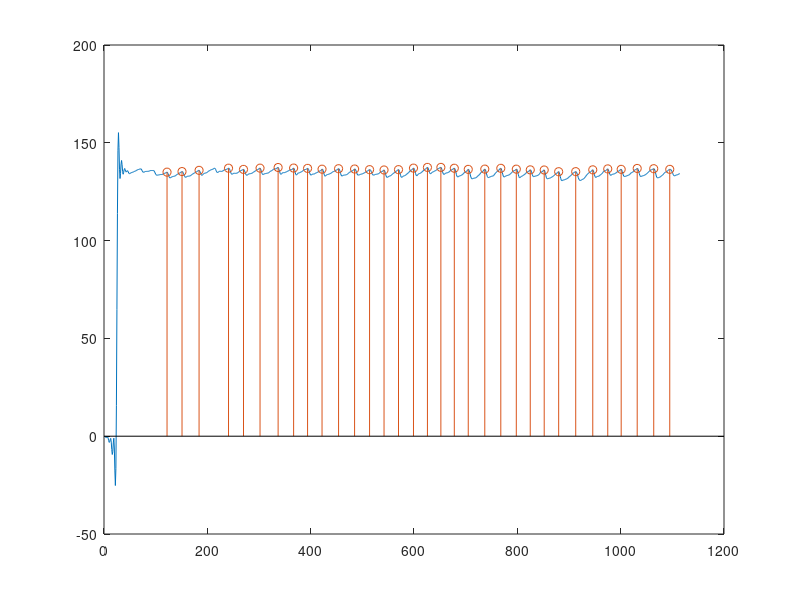

The MATLAB script that drew this image:
valuesFiltered = [0.0014898269342038222, -0.172414213994714, -0.4808194609670374, -0.729636843836397, -0.7023529081314859, -0.4376180609678292, -0.36864968258491987, -0.9921588341460057, -2.2214163386390045, -3.1634701177544757, -2.884776358968184, -1.6393805884423678, -1.1331813438042908, -3.0171326844391952, -6.762046587649646, -9.35028662065618, -7.9329816237826, -3.414236439148392, -1.0310549032809484, -6.026599639522699, -17.32953595253746, -25.207222029850538, -16.481495947552492, 15.611620708528399, 64.71402823939539, 113.89581397033994, 146.19665847305367, 155.18860894173204, 147.57215754841906, 136.5036106897615, 131.73540242298589, 134.37370155323967, 139.19782906214476, 140.97139799034866, 138.77484739184678, 135.43290007716942, 133.93366287317025, 134.77959426276428, 136.31336659136764, ...
136.85647504515717, 136.20395668368883, 135.317881183061, 135.05561235965902, 135.4029584393364, 135.75417805746685, 135.63953695483528, 135.09786570013281, 134.5011588549303, 134.18521624435118, 134.23817379537303, 134.42260996075, 134.62960152161122, 134.77783710855107, 134.85719188501392, 134.91211407533018, 134.9920662055366, 135.11247790322506, 135.25207305884018, 135.38032184004186, 135.48752303935962, 135.59304557568032, 135.72605567759905, 135.89557873444116, 136.07605078955532, 136.2235613104527, 136.31350160296932, 136.36745341127903, 136.43832713112684, 136.55749997297397, 136.6850881716955, 136.71385048039286, 136.53792176941658, 136.140373481887, 135.62779598581514, 135.17787373749516, 134.93356602972932, 134.92257301016596, 135.05927895287934, 135.21940989742333, 135.32276591355742,...
135.3627806302715, 135.37491325196532, 135.387144004376, 135.40077680901746, 135.40991668323687, 135.42752139945327, 135.4829369906404, 135.59042917256923, 135.7228835555737, 135.8239861704534, 135.8541644365415, 135.8282304582187, 135.80445557646905, 135.82680281562776, 135.86801112937275, 135.82771160545954, 135.59718573319722, 135.14492421624377, 134.55621144722733, 133.99213512064188, 133.59730675572712, 133.4231471849117, 133.41810391846408, 133.48392514718904, 133.5468919720088, 133.59075944445615, 133.63627102735873, 133.69763146560805, 133.75896024149537, 133.79053158075703, 133.78575604322762, 133.7797403578525, 133.82710634383267, 133.95458245902884, 134.13141783040425, 134.29012291401096, 134.3863448817301, 134.44505665683425, 134.54205171503125, 134.72398843570653,...
134.93117888004758, 134.9996718373312, 134.76139358880792, 134.17449363207817, 133.3803429164258, 132.63465464853766, 132.1596263487145, 132.0256486565084, 132.14365059737625, 132.3561126378865, 132.54365505920993, 132.6691722833812, 132.7499721805805, 132.80872480385753, 132.85504762055405, 132.9012757412644, 132.97662792276643, 133.11262598511166, 133.31251969852224, 133.54067455701167, 133.74833851291842, 133.91207957087946, 134.04664807677037, 134.1812267158405, 134.3273712829131, 134.4744271920018, 134.615309273246, 134.76777809939085, 134.95680686489283, 135.16515263865494, 135.30112602830903, 135.2287052372369, 134.85483689313511, 134.2104960395975, 133.45873010606707, 132.81604527546955, 132.43980838809557, 132.3579275958375, 132.48089426309718, 132.67414663303126, 132.83311030006095, ...
132.91734588138561, 132.94085613691192, 132.9425411532815, 132.9620238206108, 133.02689615577148, 133.14853373595443, 133.32073179824147, 133.52345071683635, 133.73188903538096, 133.92672222737943, 134.10052880990065, 134.258315752489, 134.41266834461086, 134.57499221684873, 134.74544223008039, 134.9093241422843, 135.04878856774698, 135.16525800801833, 135.29195981105272, 135.47157768059841, 135.70369824731665, 135.90373608560424, 135.92324938080097, 135.63886531391702, 135.05365720738206, 134.32907222091617, 133.70999958244667, 133.38868721436154, 133.4042494583307, 133.6462904508749, 133.94834048971458, 134.1911175094923, 134.34424336491904, 134.43745776145903, 134.50903446066937, 134.58102489341795, 134.66800375895411, 134.78949107108426, 134.96146553247468, 135.17631229978264, ...
135.3995559950472, 135.59466901554424, 135.75256640856804, 135.8940411102991, 136.04051849892517, 136.18445825796132, 136.29581766269686, 136.36248714663014, 136.42145944335098, 136.53821812557717, 136.74008733656245, 136.95944717021962, 137.0485417765527, 136.87023427584234, 136.40317396076927, 135.77672146490116, 135.20482929761624, 134.8651625205613, 134.81005410586988, 134.96287468011323, 135.18699834305966, 135.36791784475128, 135.45532494288994, 135.4582524765313, 135.41772124903576, 135.38256368846186, 135.39421673756686, 135.4752129038222, 135.620864651414, 135.80266639095623, 135.9843299583854, 136.13891523942274, 136.25440906808439, 136.32992626277064, 136.37586431020452, 136.42128987446554, 136.5115236580974, 136.67776474627868, 136.88915762160778, 137.03037535968912, ...
136.94406316281822, 136.52827443744582, 135.82298719471348, 135.01403629695574, 134.34080932270916, 133.9688915323309, 133.9142737373932, 134.06399217492216, 134.26354307627707, 134.40308301484916, 134.45090145414895, 134.43262045764746, 134.3932856829607, 134.37138017487877, 134.39070017170334, 134.46163317633102, 134.58276725714506, 134.74378482641418, 134.93132165555323, 135.1329461382356, 135.33438758396557, 135.51567993160373, 135.6581012866633, 135.76269450984793, 135.86164420588014, 136.00009784889224, 136.18971942083772, 136.36896551994622, 136.41143992921369, 136.19249926646503, 135.67570968341192, 134.95517372314686, 134.22093713158364, 133.6664643025764, 133.39938184146695, 133.407991011894, 133.5926730396843, 133.8300327325926, 134.0277418020676, 134.14809072100033, 134.1999020839261, ...
134.21693214551584, 134.23829087087736, 134.29475547404735, 134.40178525371516, 134.55745812831853, 134.74450687315888, 134.937201748412, 135.11392806700243, 135.27121225235, 135.4275822903943, 135.60789617358327, 135.8155092267528, 136.01804232524174, 136.16998120776367, 136.2609850812316, 136.3447716178682, 136.50385541958852, 136.76128968331724, 137.01157342950685, 137.04831291247237, 136.69617531717068, 135.95450755554816, 135.03442994394428, 134.2464225307219, 133.81498423896318, 133.75897527392422, 133.92061754119777, 134.1044622531826, 134.2066740486623, 134.2420164236086, 134.27468494077934, 134.33686044847718, 134.40949352508338, 134.46392488343298, 134.5086009650596, 134.58832857541123, 134.7414804078449, 134.9615987940828, 135.20034076574683, 135.40618835791412, 135.56205175914454,...
135.6910485658738, 135.8327014465726, 136.0129137193712, 136.22780722412375, 136.444892902554, 136.6165864332113, 136.7035421547571, 136.7016818719521, 136.66229384587365, 136.6802168332505, 136.83507481189375, 137.11276594248173, 137.3671150649509, 137.37309654612426, 136.96084716966413, 136.14708776262455, 135.16248004450298, 134.33894392033477, 133.92367772123018, 133.9477812988748, 134.2374885606546, 134.54967697111786, 134.72499658471347, 134.7548562674363, 134.7291957100453, 134.73825684289702, 134.80986703845056, 134.91883339786816, 135.03426269201307, 135.1493233160851, 135.2726171109051, 135.40640689770544, 135.5445644555073, 135.68870608263464, 135.85184300750768, 136.0340175127932, 136.19690640548197, 136.28183652508994, 136.27322089068878, 136.24760315145534, 136.337507855509,...
136.60891615723853, 136.95097478116207, 137.0933446389438, 136.77582757497083, 135.9556398160006, 134.88233420704182, 133.96455868543273, 133.5187858174416, 133.5876786458963, 133.95799482603132, 134.34138935192829, 134.5653096193916, 134.6373326760922, 134.66713664518284, 134.74517583807497, 134.88293328403725, 135.0401337804098, 135.1852401381516, 135.32527074465366, 135.4888768175604, 135.69158114712937, 135.91657804882064, 136.12213732175132, 136.266581623365, 136.33662959755205, 136.36583625938516, 136.42409516681698, 136.569298749006, 136.78128142676175, 136.93134250175706, 136.8333560045066, 136.36381884730434, 135.56552092570692, 134.65642387582284, 133.91725997649135, 133.5348867074063, 133.51047436026914, 133.69198468696158, 133.89196171040743, 133.99931281380694, 134.01665328653107, ...
134.01717448226722, 134.0723696970627, 134.20413610176465, 134.38145718948317, 134.55113379423958, 134.67813206917475, 134.77077130937167, 134.87335323548717, 135.02686584819224, 135.22548110675734, 135.4115408909173, 135.52672532726635, 135.58162964938936, 135.6709045568315, 135.89516312003263, 136.23889571826734, 136.5158047059412, 136.45859507482118, 135.9071811506848, 134.95488774817397, 133.92592277439928, 133.18557735374486, 132.92317168197036, 133.06601692922155, 133.37455525013104, 133.626566635135, 133.74401793661173, 133.78392930503992, 133.83771523334082, 133.94140483057032, 134.06644122990613, 134.17508910037358, 134.27021200103223, 134.39199213053692, 134.57260659498434, 134.79862528403956, 135.0174718924905, 135.18053533462893, 135.28314034596264, 135.36610262467497,...
135.47837546818278, 135.63414264308378, 135.80314711078594, 135.94503374693562, 136.0573447344022, 136.18777636219497, 136.38458802878682, 136.61979461682859, 136.75730575486034, 136.61042412402816, 136.06713080363545, 135.1934406641276, 134.22775686102787, 133.457554721748, 133.06136160450896, 133.02618412569853, 133.19118878902097, 133.3721892714192, 133.4704197767482, 133.49379552163754, 133.501445545068, 133.53614181059888, 133.60028541733303, 133.6811850291456, 133.7838806698591, 133.9330517794787, 134.14448695956057, 134.39977277848402, 134.6530840404865, 134.86468664577868, 135.028929207731, 135.1699836436229, 135.31192507255489, 135.45651884138096, 135.59298756052087, 135.7282060738046, 135.89762484579913, 136.13341145788942, 136.40719680857524, 136.60328055133363, 136.56384070461132,...
136.1875111781183, 135.51208107054273, 134.71447744911802, 134.0208590077693, 133.58860600311726, 133.44083644429432, 133.4900612282757, 133.61672035590914, 133.73945317491777, 133.8346215105332, 133.91178962968976, 133.98350954251634, 134.0556285400041, 134.13430080499938, 134.23038189451574, 134.35218978276242, 134.4969296414582, 134.65220068149287, 134.80716355199365, 134.9600550806762, 135.11408242202364, 135.26905342515553, 135.42173947909671, 135.57594201183676, 135.746844911605, 135.94494512314827, 136.14718520506202, 136.27974189584174, 136.24053706528747, 135.95586053109147, 135.43479503948035, 134.78234053885052, 134.15686590771767, 133.69804416240493, 133.46996321692438, 133.44816726029623, 133.55065999575785, 133.687719944534, 133.80006766621477, 133.87078122733695, ...
133.91284180058003, 133.9476576942398, 133.99103596363585, 134.054171254086, 134.15301459985753, 134.30926112912638, 134.53206421626, 134.79242226250986, 135.0224263347989, 135.1575088207374, 135.1982976332309, 135.2337284217488, 135.38268718901955, 135.6808693794989, 136.00338986154875, 136.1058369986264, 135.77657743560545, 134.99543553148226, 133.9745581778337, 133.0432538660759, 132.46030976637635, 132.2878212451137, 132.40357359178392, 132.6200388773951, 132.80431993035364, 132.9222394501503, 133.00748783170948, 133.1068435686279, 133.2486981412589, 133.4396006161915, 133.6692148961742, 133.91299961982662, 134.14201160940254, 134.34295977773286, 134.53078051663817, 134.7342185000679, 134.9621895420846, 135.18828494605754, 135.37797086946426, 135.53530302667596, 135.71216715285206, ... 
135.95022029902216, 136.1975408552351, 136.2865159923255, 136.01969745349462, 135.31704622887327, 134.31070316754932, 133.30085968890734, 132.59275552637794, 132.329060795849, 132.43440254832242, 132.700535786816, 132.93422470737832, 133.05875579096667, 133.11396387814747, 133.18386747358284, 133.32158567304486, 133.52488830669336, 133.75854701406067, 133.98893004139543, 134.2032425998446, 134.41018755393037, 134.63171851053397, 134.88961822109803, 135.1866245776147, 135.49293569089477, 135.7563158618824, 135.94271150381712, 136.07818931419382, 136.24470011502422, 136.51076144220264, 136.83987161710533, 137.0602720600812, 136.94409635652477, 136.36097915443705, 135.39630636274157, 134.33563764307337, 133.5162216031549, 133.14699025304475, 133.21645034775366, 133.5385175163393, 133.8893277387459, ...
134.13082211497647, 134.25040887455606, 134.31777629664919, 134.4108149233454, 134.56536523704327, 134.77077110104426, 134.99829581760923, 135.23202058331236, 135.47668386508744, 135.7387970250047, 136.00246159133397, 136.23034993791097, 136.39822112601618, 136.53374102840618, 136.71043188016966, 136.9779553779866, 137.27825727350523, 137.43143197729162, 137.23399092552688, 136.6122377953543, 135.7109860748891, 134.8349484436356, 134.27376759817363, 134.13817867306648, 134.32699288101247, 134.63093663326782, 134.88342313512138, 135.0399997152124, 135.14946222422424, 135.2703901656983, 135.41554313648373, 135.56132860965226, 135.69279648461836, 135.82943017259927, 136.0060649297658, 136.23159660458103, 136.46996954011468, 136.6663139512185, 136.79740501946387, 136.8998127039066, 137.0406024499399, ...
137.24446911287228, 137.4331304171775, 137.43776283118964, 137.0963456164392, 136.3775969942074, 135.43685549321825, 134.55207108212713, 133.97627547720003, 133.80582332065978, 133.95154951509528, 134.22243928288944, 134.45128638590248, 134.5720409437542, 134.61276586983558, 134.6367712632948, 134.69026109544257, 134.7894089908809, 134.9363630362536, 135.1331814605936, 135.3768796771206, 135.64487804460495, 135.89317315516755, 136.07909629271987, 136.1962705323915, 136.29169397901072, 136.43890933300068, 136.67135313818076, 136.91906560547704, 137.0064527885052, 136.736569535896, 136.02094023512603, 134.9681646300977, 133.85656961438096, 132.9934141501773, 132.55639475798955, 132.51900093955592, 132.7053910921095, 132.92147182735266, 133.06394333708482, 133.1396766812727, 133.208376592663,... 
133.31412402120102, 133.4599890086946, 133.63041051073776, 133.82372533489036, 134.05800352251904, 134.3451769853331, 134.6611959106258, 134.94468074577682, 135.13568583709863, 135.22977605155805, 135.30120360569782, 135.46298649606507, 135.77558337590764, 136.16554615637924, 136.42494559046142, 136.31410679887898, 135.7112721451291, 134.70332285299278, 133.55115700139226, 132.55318251337079, 131.9004164452205, 131.61543197181115, 131.59476000733815, 131.6995337291083, 131.82472004281044, 131.91796908176, 131.96878718765322, 131.99672587395688, 132.0427391720047, 132.15335037365057, 132.35175479326995, 132.61719129092373, 132.8960255510974, 133.1415037201564, 133.3507943010659, 133.56680266811048, 133.84105861967404, 134.18631514067332, 134.55668855808972, 134.87377176703455, ... 
135.08363423834464, 135.2063070538097, 135.33684083483527, 135.58229664556052, 135.9663256704123, 136.36826293006945, 136.55715844948085, 136.3178649045268, 135.59564147505253, 134.55506419925266, 133.5016661039067, 132.71607409330107, 132.31559785866398, 132.2344350749606, 132.31674975982048, 132.43580997312623, 132.54837206175333, 132.66368118401454, 132.78359564938216, 132.88201038579308, 132.93703244031792, 132.97192613578926, 133.05378700360058, 133.24430869024653, 133.5488421844721, 133.91219322122598, 134.2640422394975, 134.56992519506787, 134.84164108496535, 135.10382958759152, 135.3576723334099, 135.58313771909752, 135.77738426625115, 135.98252890967825, 136.25757184443913, 136.60406821863612, 136.9085999071194, 136.96821710845393, 136.60529045898522, 135.7957431530321, 134.71557669543262,...
133.66324261164473, 132.90678622678388, 132.5585548963102, 132.55364037866198, 132.72811544622934, 132.9281981266123, 133.07769995739693, 133.1746188400319, 133.24689191040642, 133.31624509304334, 133.3914682084971, 133.4808667405741, 133.60046896618744, 133.76613661991095, 133.97941847928166, 134.22501658353622, 134.48466752688617, 134.75131379707085, 135.02499490236164, 135.29239992334402, 135.51712255080614, 135.66419565598324, 135.74515466704145, 135.83528149350502, 136.0218832169292, 136.3043140212766, 136.53119547841663, 136.45430809873145, 135.88928401056165, 134.87288545242697, 133.68639891675303, 132.70799422905915, 132.19544428623783, 132.15593282761284, 132.3907173523191, 132.66150176676112, 132.8425912990679, 132.95187311929004, 133.07026726066903, 133.24346421463545, ...
133.45091119237645, 133.64895898398765, 133.82804170022843, 134.02422658037304, 134.2775257294347, 134.58203911871013, 134.87692732369428, 135.0904435052305, 135.20263564530748, 135.27347331747447, 135.40561148783908, 135.65832478688975, 135.97223019161692, 136.1690620254786, 136.0459027825958, 135.51111138673699, 134.66442835773083, 133.7580927647947, 133.06046306279796, 132.71269382781668, 132.676325348109, 132.79760889194233, 132.9271643346257, 133.00238232900787, 133.04465262897506, 133.09956021926135, 133.1849761474463, 133.28943406802946, 133.40854221502278, 133.5715235075928, 133.82293847970035, 134.17150643824752, 134.55566532183587, 134.8682750749981, 135.0357994618802, 135.0896517542091, 135.16086294855862, 135.38059079965916, 135.74971269750893, 136.08382988440252, 136.09888015404158, ...
135.59559467367765, 134.6115694376907, 133.42383981884387, 132.39314400208474, 131.76270298237372, 131.55251533007274, 131.6063388423829, 131.73313615714687, 131.82538192520963, 131.87864583701798, 131.93789374903272, 132.0364895227864, 132.17572877217862, 132.3399686776544, 132.51436468204307, 132.69001207801657, 132.8653679041632, 133.05125823129814, 133.26915001397188, 133.53042398238506, 133.81101088404398, 134.0565855348842, 134.23063682444493, 134.3643104905905, 134.5447513228382, 134.8253165935007, 135.1263205267535, 135.22768842335054, 134.89370494214864, 134.05196111222492, 132.88477236227456, 131.74714507627945, 130.9625559821211, 130.64710700780813, 130.6846842731635, 130.85224370313207, 130.9820853250907, 131.03888418745757, 131.07964621275244, 131.16114962963636, 131.28435821975842, ...
131.41109836638574, 131.51747643321835, 131.62256676203683, 131.7692228311852, 131.98152643999043, 132.24186782498148, 132.50561431465127, 132.73821605978333, 132.94173444435157, 133.14996363975288, 133.39785694570702, 133.690347489053, 133.99465493061422, 134.2638908057085, 134.47214627056536, 134.63585362320308, 134.79962393633753, 134.99000769689945, 135.17467572925463, 135.25684781563297, 135.11772997691008, 134.68349014795015, 133.97387250151996, 133.1022013815302, 132.22953409758395, 131.5026888264568, 131.0093910488707, 130.7656436206696, 130.72965551300265, 130.82800617044614, 130.98395255491403, 131.14078591884834, 131.27555007622806, 131.39951397047284, 131.54458160950054, 131.74387650273826, 132.01468440965115, 132.35096530231877, 132.72600652896867, 133.10280845457703, ...
133.4496047943315, 133.75465259630022, 134.0294462576896, 134.29304591982378, 134.5466201317106, 134.76380599165583, 134.91640880079936, 135.01964012101746, 135.14929948164615, 135.3934141208871, 135.75789856329544, 136.1031075750896, 136.1858563436534, 135.80589502722472, 134.96106865627237, 133.8875610909172, 132.94069423653593, 132.3928966104036, 132.2908795940946, 132.4687986318541, 132.69265993074774, 132.8177855648678, 132.84913298831026, 132.88297558730181, 133.00131939376143, 133.20851103370705, 133.44750011846162, 133.66239931263434, 133.84643043446826, 134.04122607952365, 134.29785205030848, 134.633446483834, 135.01134620867867, 135.35486525524178, 135.5885737807523, 135.68848535402387, 135.71100509575746, 135.77117196624692, 135.9670688556644, 136.29164421672098, 136.59805425770378,...
136.66247610479294, 136.32024004895047, 135.58645858131655, 134.67249708850665, 133.87709643766476, 133.42486717217744, 133.3549288529901, 133.5342345013069, 133.76833245918957, 133.92347352486496, 133.98016850674074, 133.9993373428364, 134.04779346734588, 134.14866101953442, 134.2859315288612, 134.44103920504753, 134.61673605303483, 134.82437290239395, 135.05414047136466, 135.2658546595148, 135.41961229118738, 135.5222046580029, 135.64008757688143, 135.84831156689938, 136.14617593764436, 136.41031694601585, 136.4405421657991, 136.08343361826664, 135.3479786338562, 134.42336709294318, 133.57876306242943, 133.01474500358276, 132.773085042012, 132.75835098250764, 132.8372342108194, 132.92822840211812, 133.02050466759064, 133.12918340676381, 133.24964206856694, 133.3567906496176,...
133.44182522208175, 133.5392349289819, 133.7067658057483, 133.97093687223986, 134.28970361142296, 134.57353694308574, 134.7550804324713, 134.8498190515296, 134.9507504229861, 135.15351334166724, 135.47170065857907, 135.8186231239008, 136.07905452894138, 136.2133132166686, 136.2977642155491, 136.44952085145954, 136.69621062147544, 136.90093754042923, 136.8258684643483, 136.3010784608849, 135.36882064999156, 134.2862514550681, 133.37999903247265, 132.86064559971257, 132.7299965485048, 132.83222760537913, 132.98657636023626, 133.0937494848922, 133.15295116090033, 133.20889299734463, 133.29420854695624, 133.41288317485905, 133.5553397647502, 133.71779009400987, 133.90322360503143, 134.11202813471053, 134.33844020708338, 134.5764882384462, 134.82647486608124, 135.09217565146105, 135.37086437938856,...
135.64533276373052, 135.88546227658887, 136.06157670933518, 136.1654420816742, 136.22694004493567, 136.30547347133992, 136.4504480490782, 136.64277878163188, 136.7621808823151, 136.62415620508798, 136.08499766021964, 135.15387867998453, 134.02654604134378, 133.00023620210482, 132.3168072941216, 132.0406815733031, 132.05572137435578, 132.17515235606655, 132.27382491123436, 132.34425524877778, 132.4500212791034, 132.6355996760129, 132.8775087779603, 133.11306841968047, 133.30698079786913, 133.48689706333053, 133.71498378229865, 134.0240478858326, 134.37885853078592, 134.6982591908106, 134.91646720618073, 135.0319196615834, 135.10565608827807, 135.21556246103128, 135.40463504074967, 135.66055707244922, 135.9342025752828, 136.17366642514534, 136.34619287891306, 136.43593758363622, 136.42623002676123,...
136.2884929989616, 135.9888872970248, 135.5129454254664, 134.89314808514428, 134.22070900002134, 133.62504944557207, 133.22491715920307, 133.07499417356453, 133.13890690722386, 133.31088579215913, 133.4765494982579, 133.57360539193783, 133.6138750000941, 133.65467239241508, 133.74751737411046, 133.90358280202545, 134.09906836330833, 134.30703130009692];

peaksIndices = [121, 150, 183, 240, 269, 301, 336, 366, 393, 421, 453, 484, 513, 541, 569, 598, 625, 651, 677, 704, 736, 767, 797, 824, 851, 879, 912, 945, 974, 1000, 1031, 1063, 1094];
threshol = 2.464082215599494;
figure;
plot(valuesFiltered);
hold on;
stem(peaksIndices+1,valuesFiltered(peaksIndices+1));

